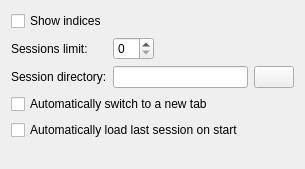
<?xml version="1.0" encoding="UTF-8"?>
<ui version="4.0">
 <class>PreferencesPage</class>
 <widget class="QWidget" name="PreferencesPage">
  <property name="geometry">
   <rect>
    <x>0</x>
    <y>0</y>
    <width>305</width>
    <height>169</height>
   </rect>
  </property>
  <property name="windowTitle">
   <string>Form</string>
  </property>
  <layout class="QGridLayout" name="gridLayout_2">
   <item row="0" column="0">
    <widget class="QCheckBox" name="mShowIndicesBox">
     <property name="text">
      <string>Show indices</string>
     </property>
    </widget>
   </item>
   <item row="1" column="0" colspan="2">
    <layout class="QGridLayout" name="gridLayout">
     <item row="0" column="0">
      <widget class="QLabel" name="mSessionLimitLabel">
       <property name="text">
        <string>Sessions limit:</string>
       </property>
      </widget>
     </item>
     <item row="0" column="1">
      <widget class="QSpinBox" name="mCountSessionsSpin"/>
     </item>
     <item row="0" column="2">
      <spacer name="horizontalSpacer">
       <property name="orientation">
        <enum>Qt::Horizontal</enum>
       </property>
       <property name="sizeHint" stdset="0">
        <size>
         <width>40</width>
         <height>20</height>
        </size>
       </property>
      </spacer>
     </item>
     <item row="1" column="0">
      <widget class="QLabel" name="mSessionDirLabel">
       <property name="text">
        <string>Session directory:</string>
       </property>
      </widget>
     </item>
     <item row="1" column="1" colspan="2">
      <widget class="QLineEdit" name="mSessionDirectoryEdit">
       <property name="readOnly">
        <bool>true</bool>
       </property>
      </widget>
     </item>
     <item row="1" column="3">
      <widget class="QPushButton" name="mSessionDirectoryButton">
       <property name="text">
        <string/>
       </property>
       <property name="icon">
        <iconset resource="../../visual_db.qrc">
         <normaloff>:/img/folder.png</normaloff>:/img/folder.png</iconset>
       </property>
      </widget>
     </item>
    </layout>
   </item>
   <item row="2" column="0" colspan="2">
    <widget class="QCheckBox" name="mNewTabAutoSwitchBox">
     <property name="text">
      <string>Automatically switch to a new tab</string>
     </property>
    </widget>
   </item>
   <item row="3" column="0" colspan="2">
    <widget class="QCheckBox" name="mLoadLastSessionBox">
     <property name="text">
      <string>Automatically load last session on start</string>
     </property>
    </widget>
   </item>
   <item row="4" column="1">
    <spacer name="verticalSpacer">
     <property name="orientation">
      <enum>Qt::Vertical</enum>
     </property>
     <property name="sizeHint" stdset="0">
      <size>
       <width>20</width>
       <height>0</height>
      </size>
     </property>
    </spacer>
   </item>
  </layout>
 </widget>
 <resources>
  <include location="../../visual_db.qrc"/>
 </resources>
 <connections>
  <connection>
   <sender>mSessionDirectoryButton</sender>
   <signal>clicked()</signal>
   <receiver>PreferencesPage</receiver>
   <slot>folder()</slot>
   <hints>
    <hint type="sourcelabel">
     <x>409</x>
     <y>80</y>
    </hint>
    <hint type="destinationlabel">
     <x>391</x>
     <y>-8</y>
    </hint>
   </hints>
  </connection>
 </connections>
 <slots>
  <slot>folder()</slot>
 </slots>
</ui>
